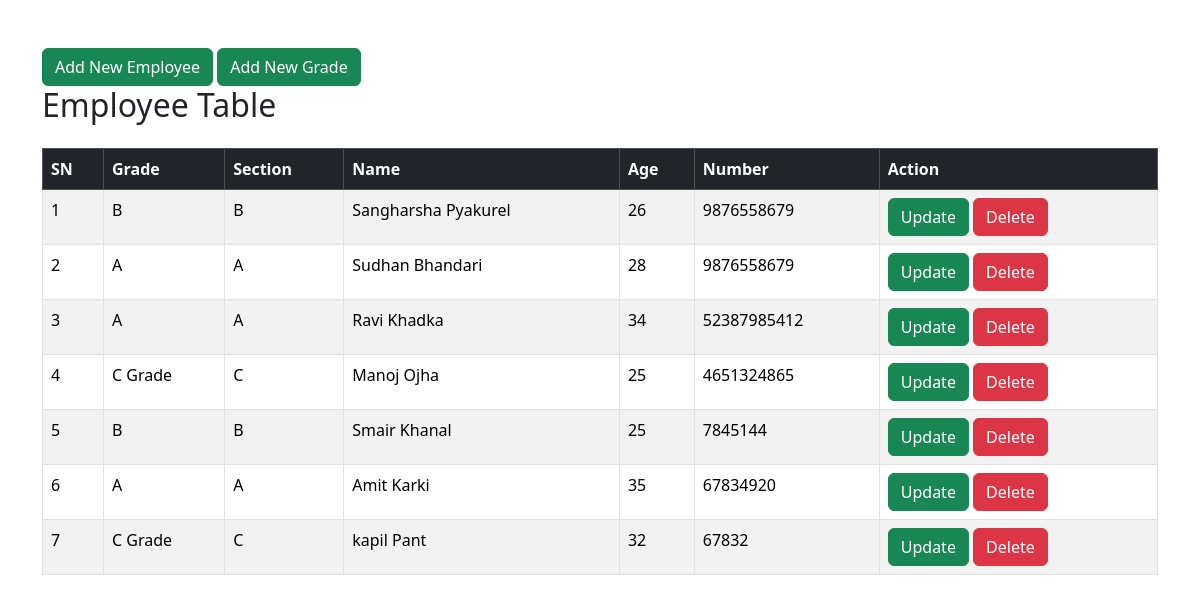
/teacher/teacher/ (signed in), run on an earlier commit of the app's database.
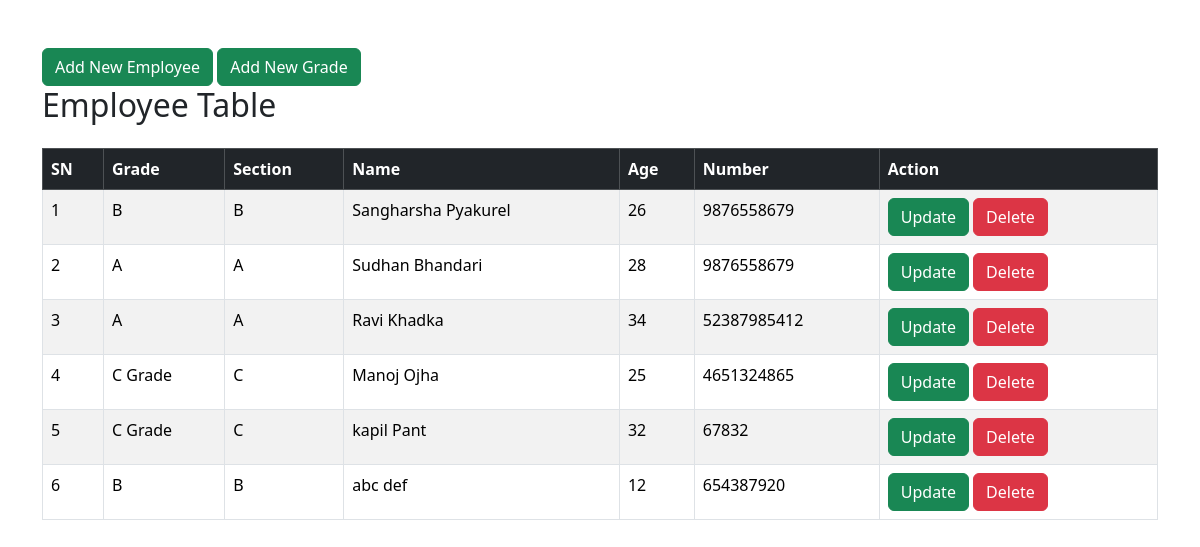
And on a later commit of the database.
### teacher/models.py (models this page shows, shortened)
class Teacher(models.Model):
    grade = models.ForeignKey(Grade,on_delete=models.SET_NULL, related_name="grade_teacher", null=True)
    name = models.CharField(max_length=60, help_text="teacher name")
    phone = models.PositiveIntegerField()
    age = models.PositiveIntegerField()
    created_at = models.DateTimeField(auto_now_add=True)
    updated_at = models.DateTimeField(auto_now=True)
    class Meta:
        db_table = "teacher"

class Grade(models.Model):
    name = models.CharField(max_length=20,help_text="enter grade name", verbose_name="Grade Name")
    section = models.CharField(max_length=5,default="A")
    created_at = models.DateTimeField(auto_now_add=True)
    updated_at = models.DateTimeField(auto_now=True)
    class Meta:
        db_table = "grade"
        unique_together = ['name','section']

### teacher/views.py (the view)
# urls.py: path('teacher/',teacher_list, name="teacher"),
@login_required()
def teacher_list(request):
    data = Teacher.objects.all()
    context = {
        "teacher":data
    }
    return render(request, 'teacher/index.html', context)

### teacher/templates/teacher/index.html (shortened to what this page needs)
<!DOCTYPE html>
<html lang="en">
<head>
  <link
    href="https://cdn.jsdelivr.net/npm/bootstrap@5.3.3/dist/css/bootstrap.min.css"
    rel="stylesheet"
  />
</head>
<body>
  <div class="container mt-5">
    <a href = "{% url "tcreate" %}" class="btn btn-success">
        Add New Employee
    </a>
    <a href="{% url 'gcreate' %}" class="btn btn-success">
        Add New Grade
    </a>
    <h2 class="mb-4">Employee Table</h2>
    <table class="table table-bordered table-striped table-hover">
      <thead class="table-dark">
        <tr>
          <th>SN</th>
          <th>Grade </th>
          <th>Section </th>
          <th>Name</th>
          <th>Age</th>
          <th>Number</th>
          <th>Action</th>
        </tr>
      </thead>
      <tbody>
        {% for i in teacher %}
        <tr>
          <td>{{forloop.counter}}</td>
          <td>{{i.grade.name}}</td>
          <td>{{i.grade.section}}</td>
          <td>{{i.name}}</td>
          <td>{{i.age}}</td>
          <td>{{i.phone}}</td>
          <td>
            <a href = "{% url "tupdate" i.id %}" class="btn btn-success">Update</a>
            <a href = "{% url "tdelete" i.id %}" class="btn btn-danger">Delete</a>
          </td>
        </tr>
        {% endfor %}
      </tbody>
    </table>
  </div>
</body>
</html>

What changed in the data, as far as the page shows it:
removed Teacher: grade.name "B", grade.section "B", name "Smair Khanal", age "25", phone "7845144"
removed Teacher: grade.name "A", grade.section "A", name "Amit Karki", age "35", phone "67834920"
added Teacher: grade.name "B", grade.section "B", name "abc def", age "12", phone "654387920"
